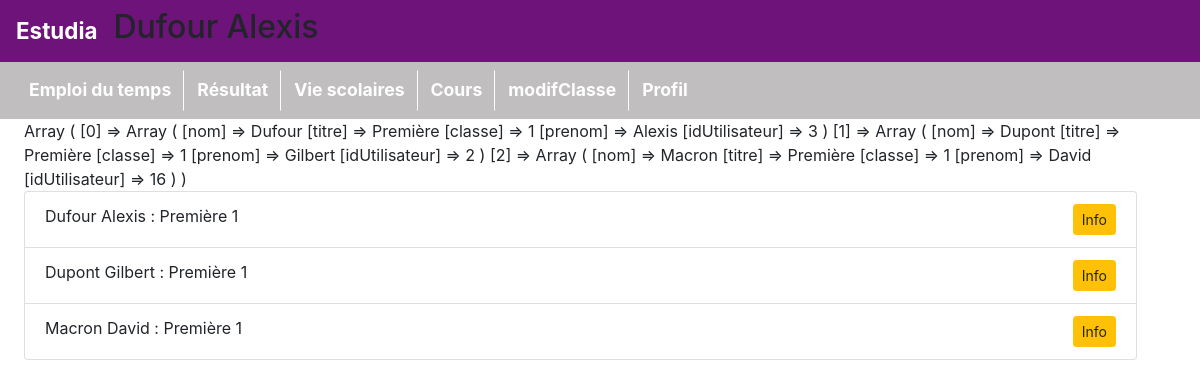
/pages/listeEleve.php (signed in), run on the app's committed database.
### tables this page shows
CREATE TABLE IF NOT EXISTS `eleve` (
  `nom` varchar(100) NOT NULL,
  `prenom` varchar(100) NOT NULL,
  `idUtilisateur` int(11) NOT NULL,
  `IDfiliere` int(11) DEFAULT NULL,
  `idEtude` int(11) DEFAULT NULL
);

CREATE TABLE IF NOT EXISTS `etudes` (
  `idEtude` int(11) NOT NULL AUTO_INCREMENT,
  `classe` int(11) NOT NULL,
  `nom` varchar(100) NOT NULL,
  PRIMARY KEY (`idEtude`)
);

### modeles/modeles.php (called while the page is built, shortened)
<?php
function getBdd()
{
    return new PDO('mysql:host=localhost;dbname=estudia;charset=UTF8', 'root', '',  array(PDO::ATTR_ERRMODE => PDO::ERRMODE_EXCEPTION));
}
?>

### pages/listeEleve.php (the view)
<?php
require_once "entete.php";
    $requete = getBdd() -> prepare("SELECT eleve.nom AS nom, etudes.nom AS titre, etudes.classe, prenom, idUtilisateur FROM eleve LEFT JOIN etudes USING(idEtude) ORDER BY eleve.nom ASC ");
    $requete -> execute();
    $eleves = $requete -> fetchAll(PDO::FETCH_ASSOC);
    print_r($eleves);
    ?>
    <ul class="list-group">
    <?php
    foreach($eleves as $eleve)
    {
        ?>
        <li class="list-group-item"><?=$eleve["nom"]. " ". $eleve["prenom"]." : ".$eleve["titre"]." ".$eleve["classe"];?>
        <span style="float:right;">
        <a class="btn btn-warning btn-sm" href="infoUtilisateur.php?id=<?=$eleve["idUtilisateur"]?>">Info</a>
        </span>
        </li>
        <?php
        }
        ?></ul>

### data on the page
eleve: nom "Dufour", prenom "Alexis", idEtude.nom "Première", idEtude.classe "1"
eleve: nom "Dupont", prenom "Gilbert", idEtude.nom "Première", idEtude.classe "1"
eleve: nom "Macron", prenom "David", idEtude.nom "Première", idEtude.classe "1"

### other printed values
$_SESSION["nom"] "Dufour"
$_SESSION["prenom"] "Alexis"
